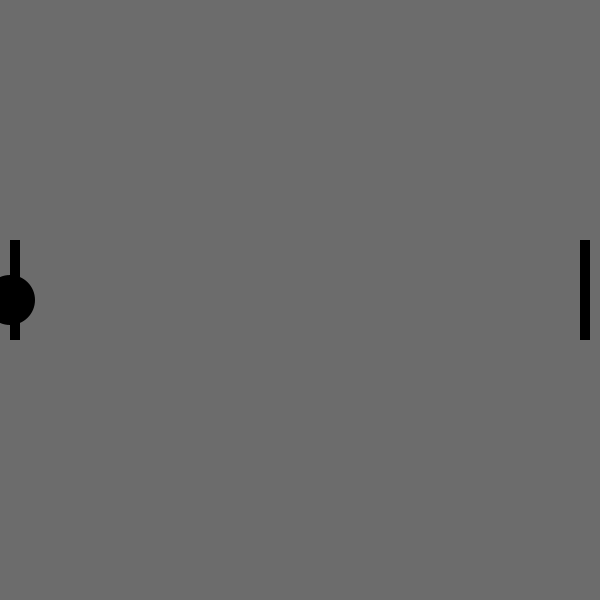
Frame 1 (no input)
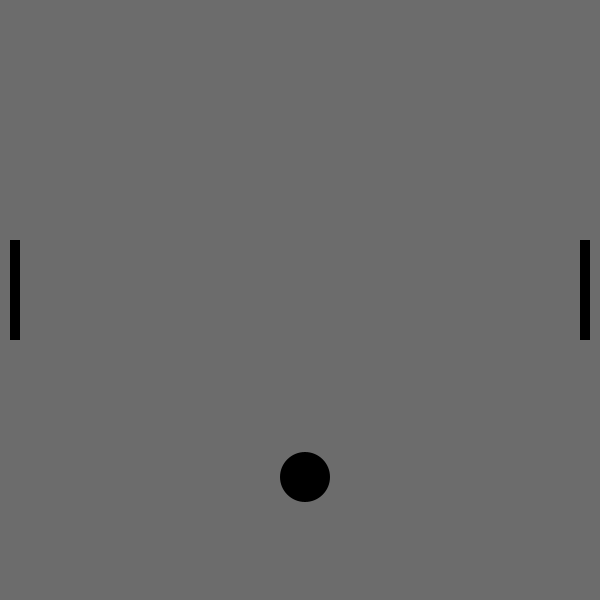
Frame 60 (the mouse pressed at the canvas centre just before this capture)
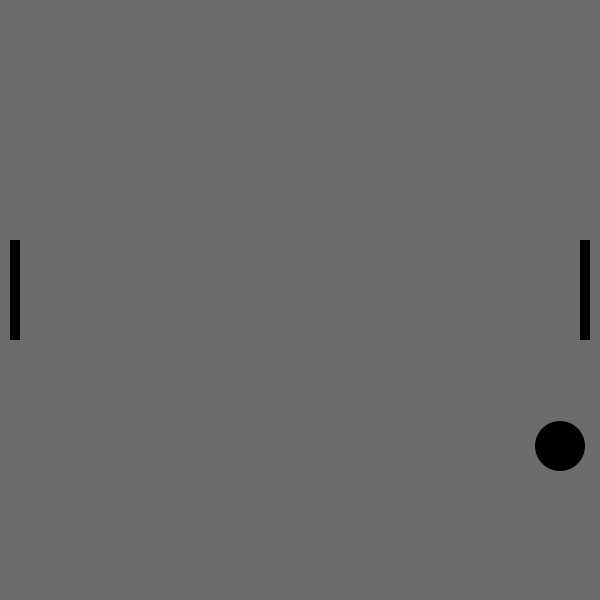
Frame 120 (the mouse held since frame 60 and released just before this capture)

The Processing sketch that drew these frames (run headless with seeded random() and noise(); from frame 60 on, the mouse is pressed at the canvas centre):

// Processing sketch: processing_43055
// ── processing_43055.pde

Ball ball;
Paddle lpaddle;
Paddle rpaddle;
void setup()
{
  size(600, 600);
  background(255);
  noStroke();
  colorMode(RGB, width);
  ball = new Ball(10, 300, 5);
  lpaddle = new Paddle (10, 240, 10, 1);
  rpaddle = new Paddle (580, 240, 10, 0);
}


void draw() {
  ball.disp();
  lpaddle.disp();
  rpaddle.disp();
}



class Ball {
  int x;
  int y;
  int speed;
  int i;
  int j;

  Ball(int setx, int sety, int setspeed) {
    x = setx;
    y = sety;
    speed = setspeed;
    j = speed;
    i = int(random(1, speed));
  }

  void disp() {
    fill(255, 255, 255);

    rect(0, 0, width, height);


    fill(0);
    ellipse(x, y, 50, 50);



    if (x<=40 &&( y > lpaddle.getpos() && y < (lpaddle.getpos() + 100))) {
      j=speed;
    }
    
    else if (x<=40 &&( y < lpaddle.getpos() || y > (lpaddle.getpos() + 100))) {
      j=0;
      i=0;
    }
    
    if (x>=560 &&( y > rpaddle.getpos() && y < (rpaddle.getpos() + 100))) {
      j=(speed)*-1;
    }
    
     else if (x>=560 &&( y < rpaddle.getpos() || y > (rpaddle.getpos() + 100))) {
      j=0;
      i=0;
    }

    if (y<=40) {
      i=speed;
    }
    if (y>=560) {
      i=(speed)*-1;
    }

    x=(x+j);
    y=(y+i);
  }
}

class Paddle {
  int x;
  int y;
  int speed;
  int isleft;


  Paddle(int setx, int sety, int setspeed, int l) {
    x = setx;
    y = sety;
    speed = setspeed;
    isleft = l;
  }
  
  public int getpos() {
    return y;
  }

  void disp() {
    fill(0);
    rect(x, y, 10, 100);

    if (isleft == 0) {
      if (keyPressed == true) {
        if  (keyCode == UP && y>0) {
          y-= speed;
        }
        if (keyCode == DOWN && y<500) {
          y+= speed;
        }
      }
    }
    
    if (isleft == 1) {
      if (keyPressed == true) {
        if ((key == 'w' || key == 'W') && y>0) {
          y-= speed;
        }
        if ((key == 's' || key == 'S') && y<500) {
          y+= speed;
        }
      }
    }
    
    
  }
}
